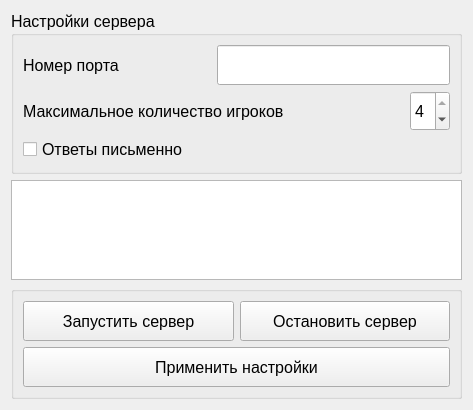
<?xml version="1.0" encoding="UTF-8"?>
<ui version="4.0">
 <class>serverSettings</class>
 <widget class="QWidget" name="serverSettings">
  <property name="windowModality">
   <enum>Qt::WindowModal</enum>
  </property>
  <property name="geometry">
   <rect>
    <x>0</x>
    <y>0</y>
    <width>473</width>
    <height>410</height>
   </rect>
  </property>
  <property name="windowTitle">
   <string>Form</string>
  </property>
  <layout class="QVBoxLayout" name="verticalLayout">
   <item>
    <widget class="QGroupBox" name="serverSettingsBox">
     <property name="font">
      <font>
       <family>Arial</family>
       <pointsize>12</pointsize>
      </font>
     </property>
     <property name="title">
      <string>Настройки сервера</string>
     </property>
     <layout class="QGridLayout" name="gridLayout">
      <item row="0" column="0">
       <widget class="QLabel" name="portNumberLabel">
        <property name="minimumSize">
         <size>
          <width>120</width>
          <height>40</height>
         </size>
        </property>
        <property name="font">
         <font>
          <family>Arial</family>
          <pointsize>12</pointsize>
         </font>
        </property>
        <property name="text">
         <string>Номер порта</string>
        </property>
       </widget>
      </item>
      <item row="0" column="1" colspan="2">
       <widget class="QLineEdit" name="portNumberEdit">
        <property name="minimumSize">
         <size>
          <width>0</width>
          <height>40</height>
         </size>
        </property>
        <property name="font">
         <font>
          <family>Arial</family>
          <pointsize>12</pointsize>
         </font>
        </property>
       </widget>
      </item>
      <item row="1" column="2">
       <widget class="QSpinBox" name="maxNumberOfPlayersBox">
        <property name="minimumSize">
         <size>
          <width>0</width>
          <height>40</height>
         </size>
        </property>
        <property name="maximumSize">
         <size>
          <width>40</width>
          <height>16777215</height>
         </size>
        </property>
        <property name="font">
         <font>
          <family>Arial</family>
          <pointsize>12</pointsize>
         </font>
        </property>
        <property name="minimum">
         <number>1</number>
        </property>
        <property name="maximum">
         <number>4</number>
        </property>
        <property name="value">
         <number>4</number>
        </property>
       </widget>
      </item>
      <item row="2" column="0" colspan="2">
       <widget class="QCheckBox" name="answerInwritingBox">
        <property name="text">
         <string>Ответы письменно</string>
        </property>
       </widget>
      </item>
      <item row="1" column="0" colspan="2">
       <widget class="QLabel" name="portNumberLabel_2">
        <property name="minimumSize">
         <size>
          <width>200</width>
          <height>40</height>
         </size>
        </property>
        <property name="font">
         <font>
          <family>Arial</family>
          <pointsize>12</pointsize>
         </font>
        </property>
        <property name="text">
         <string>Максимальное количество игроков</string>
        </property>
       </widget>
      </item>
     </layout>
    </widget>
   </item>
   <item>
    <widget class="QTextEdit" name="testFieldText"/>
   </item>
   <item>
    <widget class="QGroupBox" name="buttonsBox">
     <property name="title">
      <string/>
     </property>
     <layout class="QGridLayout" name="gridLayout_3">
      <item row="0" column="0">
       <widget class="QPushButton" name="startServerButton">
        <property name="minimumSize">
         <size>
          <width>200</width>
          <height>40</height>
         </size>
        </property>
        <property name="font">
         <font>
          <family>Arial</family>
          <pointsize>12</pointsize>
         </font>
        </property>
        <property name="text">
         <string>Запустить сервер</string>
        </property>
       </widget>
      </item>
      <item row="0" column="1">
       <widget class="QPushButton" name="stopServerButton">
        <property name="minimumSize">
         <size>
          <width>200</width>
          <height>40</height>
         </size>
        </property>
        <property name="font">
         <font>
          <family>Arial</family>
          <pointsize>12</pointsize>
         </font>
        </property>
        <property name="text">
         <string>Остановить сервер</string>
        </property>
       </widget>
      </item>
      <item row="1" column="0" colspan="2">
       <widget class="QPushButton" name="startGameButton">
        <property name="minimumSize">
         <size>
          <width>0</width>
          <height>40</height>
         </size>
        </property>
        <property name="font">
         <font>
          <family>Arial</family>
          <pointsize>12</pointsize>
         </font>
        </property>
        <property name="text">
         <string>Применить настройки</string>
        </property>
       </widget>
      </item>
     </layout>
    </widget>
   </item>
  </layout>
 </widget>
 <resources/>
 <connections/>
</ui>
